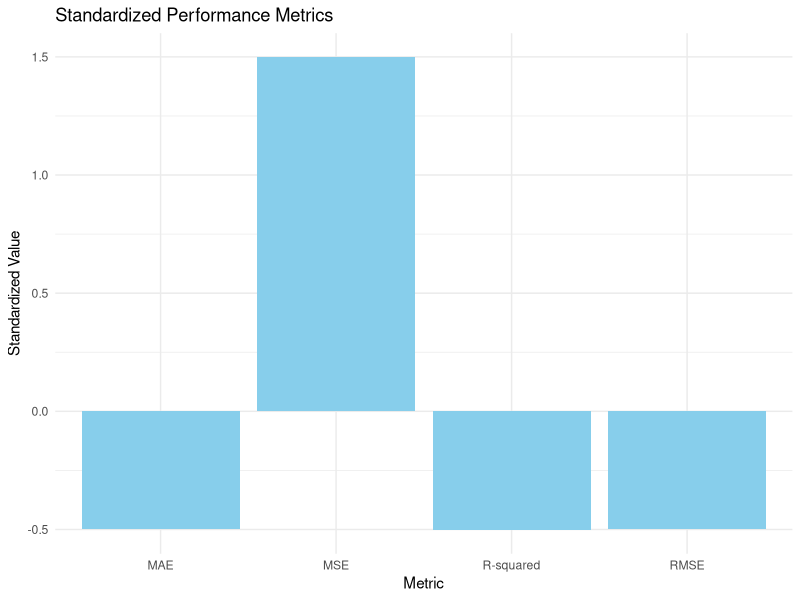

Write R code to recreate this figure.
library(randomForest)
library(Metrics)
library(ggplot2)

# Read the data
data <- read.csv("X1.csv", header = TRUE)
y_data <- read.csv("y1.csv")

# Remove columns where all values are zero
data_filtered <- data[, colSums(data != 0) > 0]

# Combine data with target variable
data_combined <- cbind(data_filtered, RICE_YIELD = y_data)

# Set seed for reproducibility
set.seed(123)

# Sample indices for training data
train_indices <- sample(1:nrow(data_combined), 0.8 * nrow(data_combined)) 

# Split data into training and test sets
train_data <- data_combined[train_indices, ]
test_data <- data_combined[-train_indices, ]

# Train random forest model
rf_model <- randomForest(RICE_YIELD ~ ., data = train_data)

# Make predictions
predictions <- predict(rf_model, test_data)

# Calculate performance metrics
mae_value <- mae(predictions, test_data$RICE_YIELD)
mse_value <- mse(predictions, test_data$RICE_YIELD)
rmse_value <- rmse(predictions, test_data$RICE_YIELD)
r_squared <- cor(predictions, test_data$RICE_YIELD)^2

# Print performance metrics
print("Performance Metrics:")
print(paste("Mean Absolute Error (MAE):", mae_value))
print(paste("Mean Squared Error (MSE):", mse_value))
print(paste("Root Mean Squared Error (RMSE):", rmse_value))
print(paste("R-squared:", r_squared))

# Example performance metrics
performance_metrics <- c(MAE = mae_value, MSE = mse_value, RMSE = rmse_value, `R-squared` = r_squared)

# Standardize the performance metrics
mean_value <- mean(performance_metrics)
sd_value <- sd(performance_metrics)
standardized_metrics <- (performance_metrics - mean_value) / sd_value

# Create a dataframe with the standardized values
performance <- data.frame(
  Metric = names(standardized_metrics),
  Standardized_Value = standardized_metrics
)

# Plot the standardized performance metrics
ggplot(performance, aes(x = Metric, y = Standardized_Value)) +
  geom_bar(stat = "identity", fill = "skyblue") +
  labs(title = "Standardized Performance Metrics",
       y = "Standardized Value") +
  theme_minimal()
